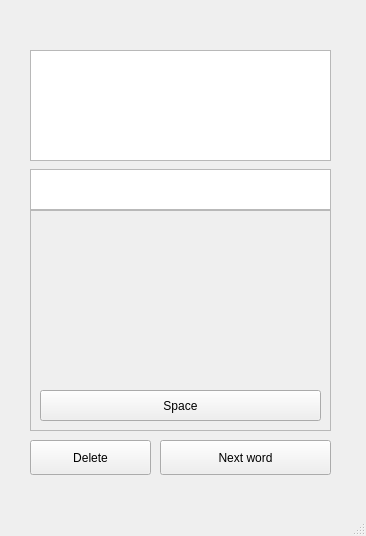
<?xml version="1.0" encoding="UTF-8"?>
<ui version="4.0">
 <class>MainWindow</class>
 <widget class="QMainWindow" name="MainWindow">
  <property name="geometry">
   <rect>
    <x>0</x>
    <y>0</y>
    <width>366</width>
    <height>536</height>
   </rect>
  </property>
  <property name="windowTitle">
   <string>MainWindow</string>
  </property>
  <widget class="QWidget" name="centralwidget">
   <widget class="QFrame" name="frame">
    <property name="geometry">
     <rect>
      <x>30</x>
      <y>210</y>
      <width>301</width>
      <height>221</height>
     </rect>
    </property>
    <property name="palette">
     <palette>
      <active/>
      <inactive/>
      <disabled/>
     </palette>
    </property>
    <property name="frameShape">
     <enum>QFrame::StyledPanel</enum>
    </property>
    <property name="frameShadow">
     <enum>QFrame::Raised</enum>
    </property>
    <widget class="QWidget" name="gridLayoutWidget">
     <property name="geometry">
      <rect>
       <x>10</x>
       <y>10</y>
       <width>281</width>
       <height>171</height>
      </rect>
     </property>
     <layout class="QGridLayout" name="gridLayout" rowstretch="0" columnstretch="0">
      <property name="sizeConstraint">
       <enum>QLayout::SetNoConstraint</enum>
      </property>
      <property name="verticalSpacing">
       <number>5</number>
      </property>
     </layout>
    </widget>
    <widget class="QPushButton" name="spaceButton">
     <property name="geometry">
      <rect>
       <x>10</x>
       <y>180</y>
       <width>281</width>
       <height>31</height>
      </rect>
     </property>
     <property name="text">
      <string>Space</string>
     </property>
    </widget>
   </widget>
   <widget class="QTextEdit" name="wordsEdit">
    <property name="enabled">
     <bool>true</bool>
    </property>
    <property name="geometry">
     <rect>
      <x>30</x>
      <y>169</y>
      <width>301</width>
      <height>41</height>
     </rect>
    </property>
    <property name="palette">
     <palette>
      <active>
       <colorrole role="WindowText">
        <brush brushstyle="SolidPattern">
         <color alpha="255">
          <red>0</red>
          <green>0</green>
          <blue>0</blue>
         </color>
        </brush>
       </colorrole>
       <colorrole role="Button">
        <brush brushstyle="SolidPattern">
         <color alpha="255">
          <red>223</red>
          <green>123</green>
          <blue>241</blue>
         </color>
        </brush>
       </colorrole>
       <colorrole role="Light">
        <brush brushstyle="SolidPattern">
         <color alpha="255">
          <red>255</red>
          <green>128</green>
          <blue>244</blue>
         </color>
        </brush>
       </colorrole>
       <colorrole role="Midlight">
        <brush brushstyle="SolidPattern">
         <color alpha="255">
          <red>234</red>
          <green>201</green>
          <blue>248</blue>
         </color>
        </brush>
       </colorrole>
       <colorrole role="Dark">
        <brush brushstyle="SolidPattern">
         <color alpha="255">
          <red>107</red>
          <green>74</green>
          <blue>120</blue>
         </color>
        </brush>
       </colorrole>
       <colorrole role="Mid">
        <brush brushstyle="SolidPattern">
         <color alpha="255">
          <red>142</red>
          <green>99</green>
          <blue>161</blue>
         </color>
        </brush>
       </colorrole>
       <colorrole role="Text">
        <brush brushstyle="SolidPattern">
         <color alpha="255">
          <red>0</red>
          <green>0</green>
          <blue>0</blue>
         </color>
        </brush>
       </colorrole>
       <colorrole role="BrightText">
        <brush brushstyle="SolidPattern">
         <color alpha="255">
          <red>255</red>
          <green>255</green>
          <blue>255</blue>
         </color>
        </brush>
       </colorrole>
       <colorrole role="ButtonText">
        <brush brushstyle="SolidPattern">
         <color alpha="255">
          <red>0</red>
          <green>0</green>
          <blue>0</blue>
         </color>
        </brush>
       </colorrole>
       <colorrole role="Base">
        <brush brushstyle="SolidPattern">
         <color alpha="255">
          <red>255</red>
          <green>187</green>
          <blue>249</blue>
         </color>
        </brush>
       </colorrole>
       <colorrole role="Window">
        <brush brushstyle="SolidPattern">
         <color alpha="255">
          <red>213</red>
          <green>148</green>
          <blue>241</blue>
         </color>
        </brush>
       </colorrole>
       <colorrole role="Shadow">
        <brush brushstyle="SolidPattern">
         <color alpha="255">
          <red>0</red>
          <green>0</green>
          <blue>0</blue>
         </color>
        </brush>
       </colorrole>
       <colorrole role="AlternateBase">
        <brush brushstyle="SolidPattern">
         <color alpha="255">
          <red>234</red>
          <green>201</green>
          <blue>248</blue>
         </color>
        </brush>
       </colorrole>
       <colorrole role="ToolTipBase">
        <brush brushstyle="SolidPattern">
         <color alpha="255">
          <red>255</red>
          <green>255</green>
          <blue>220</blue>
         </color>
        </brush>
       </colorrole>
       <colorrole role="ToolTipText">
        <brush brushstyle="SolidPattern">
         <color alpha="255">
          <red>0</red>
          <green>0</green>
          <blue>0</blue>
         </color>
        </brush>
       </colorrole>
      </active>
      <inactive>
       <colorrole role="WindowText">
        <brush brushstyle="SolidPattern">
         <color alpha="255">
          <red>0</red>
          <green>0</green>
          <blue>0</blue>
         </color>
        </brush>
       </colorrole>
       <colorrole role="Button">
        <brush brushstyle="SolidPattern">
         <color alpha="255">
          <red>240</red>
          <green>240</green>
          <blue>240</blue>
         </color>
        </brush>
       </colorrole>
       <colorrole role="Light">
        <brush brushstyle="SolidPattern">
         <color alpha="255">
          <red>255</red>
          <green>255</green>
          <blue>255</blue>
         </color>
        </brush>
       </colorrole>
       <colorrole role="Midlight">
        <brush brushstyle="SolidPattern">
         <color alpha="255">
          <red>227</red>
          <green>227</green>
          <blue>227</blue>
         </color>
        </brush>
       </colorrole>
       <colorrole role="Dark">
        <brush brushstyle="SolidPattern">
         <color alpha="255">
          <red>160</red>
          <green>160</green>
          <blue>160</blue>
         </color>
        </brush>
       </colorrole>
       <colorrole role="Mid">
        <brush brushstyle="SolidPattern">
         <color alpha="255">
          <red>160</red>
          <green>160</green>
          <blue>160</blue>
         </color>
        </brush>
       </colorrole>
       <colorrole role="Text">
        <brush brushstyle="SolidPattern">
         <color alpha="255">
          <red>0</red>
          <green>0</green>
          <blue>0</blue>
         </color>
        </brush>
       </colorrole>
       <colorrole role="BrightText">
        <brush brushstyle="SolidPattern">
         <color alpha="255">
          <red>255</red>
          <green>255</green>
          <blue>255</blue>
         </color>
        </brush>
       </colorrole>
       <colorrole role="ButtonText">
        <brush brushstyle="SolidPattern">
         <color alpha="255">
          <red>0</red>
          <green>0</green>
          <blue>0</blue>
         </color>
        </brush>
       </colorrole>
       <colorrole role="Base">
        <brush brushstyle="SolidPattern">
         <color alpha="255">
          <red>255</red>
          <green>255</green>
          <blue>255</blue>
         </color>
        </brush>
       </colorrole>
       <colorrole role="Window">
        <brush brushstyle="SolidPattern">
         <color alpha="255">
          <red>240</red>
          <green>240</green>
          <blue>240</blue>
         </color>
        </brush>
       </colorrole>
       <colorrole role="Shadow">
        <brush brushstyle="SolidPattern">
         <color alpha="255">
          <red>105</red>
          <green>105</green>
          <blue>105</blue>
         </color>
        </brush>
       </colorrole>
       <colorrole role="AlternateBase">
        <brush brushstyle="SolidPattern">
         <color alpha="255">
          <red>245</red>
          <green>245</green>
          <blue>245</blue>
         </color>
        </brush>
       </colorrole>
       <colorrole role="ToolTipBase">
        <brush brushstyle="SolidPattern">
         <color alpha="255">
          <red>255</red>
          <green>255</green>
          <blue>220</blue>
         </color>
        </brush>
       </colorrole>
       <colorrole role="ToolTipText">
        <brush brushstyle="SolidPattern">
         <color alpha="255">
          <red>0</red>
          <green>0</green>
          <blue>0</blue>
         </color>
        </brush>
       </colorrole>
      </inactive>
      <disabled>
       <colorrole role="WindowText">
        <brush brushstyle="SolidPattern">
         <color alpha="255">
          <red>107</red>
          <green>74</green>
          <blue>120</blue>
         </color>
        </brush>
       </colorrole>
       <colorrole role="Button">
        <brush brushstyle="SolidPattern">
         <color alpha="255">
          <red>223</red>
          <green>123</green>
          <blue>241</blue>
         </color>
        </brush>
       </colorrole>
       <colorrole role="Light">
        <brush brushstyle="SolidPattern">
         <color alpha="255">
          <red>255</red>
          <green>128</green>
          <blue>244</blue>
         </color>
        </brush>
       </colorrole>
       <colorrole role="Midlight">
        <brush brushstyle="SolidPattern">
         <color alpha="255">
          <red>234</red>
          <green>201</green>
          <blue>248</blue>
         </color>
        </brush>
       </colorrole>
       <colorrole role="Dark">
        <brush brushstyle="SolidPattern">
         <color alpha="255">
          <red>107</red>
          <green>74</green>
          <blue>120</blue>
         </color>
        </brush>
       </colorrole>
       <colorrole role="Mid">
        <brush brushstyle="SolidPattern">
         <color alpha="255">
          <red>142</red>
          <green>99</green>
          <blue>161</blue>
         </color>
        </brush>
       </colorrole>
       <colorrole role="Text">
        <brush brushstyle="SolidPattern">
         <color alpha="255">
          <red>107</red>
          <green>74</green>
          <blue>120</blue>
         </color>
        </brush>
       </colorrole>
       <colorrole role="BrightText">
        <brush brushstyle="SolidPattern">
         <color alpha="255">
          <red>255</red>
          <green>255</green>
          <blue>255</blue>
         </color>
        </brush>
       </colorrole>
       <colorrole role="ButtonText">
        <brush brushstyle="SolidPattern">
         <color alpha="255">
          <red>107</red>
          <green>74</green>
          <blue>120</blue>
         </color>
        </brush>
       </colorrole>
       <colorrole role="Base">
        <brush brushstyle="SolidPattern">
         <color alpha="255">
          <red>213</red>
          <green>148</green>
          <blue>241</blue>
         </color>
        </brush>
       </colorrole>
       <colorrole role="Window">
        <brush brushstyle="SolidPattern">
         <color alpha="255">
          <red>213</red>
          <green>148</green>
          <blue>241</blue>
         </color>
        </brush>
       </colorrole>
       <colorrole role="Shadow">
        <brush brushstyle="SolidPattern">
         <color alpha="255">
          <red>0</red>
          <green>0</green>
          <blue>0</blue>
         </color>
        </brush>
       </colorrole>
       <colorrole role="AlternateBase">
        <brush brushstyle="SolidPattern">
         <color alpha="255">
          <red>245</red>
          <green>245</green>
          <blue>245</blue>
         </color>
        </brush>
       </colorrole>
       <colorrole role="ToolTipBase">
        <brush brushstyle="SolidPattern">
         <color alpha="255">
          <red>255</red>
          <green>255</green>
          <blue>220</blue>
         </color>
        </brush>
       </colorrole>
       <colorrole role="ToolTipText">
        <brush brushstyle="SolidPattern">
         <color alpha="255">
          <red>0</red>
          <green>0</green>
          <blue>0</blue>
         </color>
        </brush>
       </colorrole>
      </disabled>
     </palette>
    </property>
    <property name="autoFillBackground">
     <bool>false</bool>
    </property>
   </widget>
   <widget class="QPushButton" name="deleteBtn">
    <property name="geometry">
     <rect>
      <x>30</x>
      <y>440</y>
      <width>121</width>
      <height>35</height>
     </rect>
    </property>
    <property name="text">
     <string>Delete</string>
    </property>
   </widget>
   <widget class="QPushButton" name="nextBtn">
    <property name="geometry">
     <rect>
      <x>160</x>
      <y>440</y>
      <width>171</width>
      <height>35</height>
     </rect>
    </property>
    <property name="text">
     <string>Next word</string>
    </property>
   </widget>
   <widget class="QTextEdit" name="finalText">
    <property name="geometry">
     <rect>
      <x>30</x>
      <y>50</y>
      <width>301</width>
      <height>111</height>
     </rect>
    </property>
   </widget>
  </widget>
  <widget class="QMenuBar" name="menubar">
   <property name="geometry">
    <rect>
     <x>0</x>
     <y>0</y>
     <width>366</width>
     <height>25</height>
    </rect>
   </property>
  </widget>
  <widget class="QStatusBar" name="statusbar"/>
 </widget>
 <resources/>
 <connections/>
</ui>
